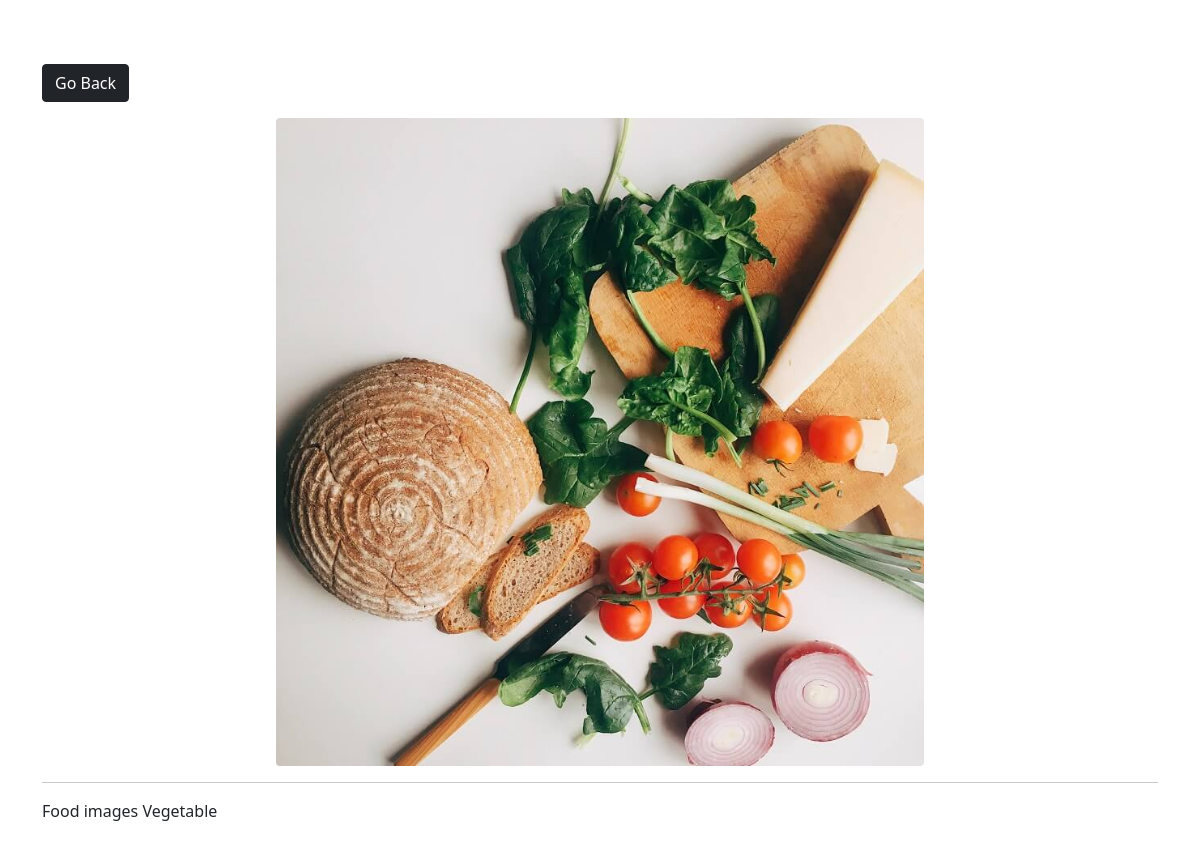
The page /photo/1 on the database its author committed.
### photos/models.py (models this page shows, shortened)
class Photo(models.Model):
  category=models.ForeignKey(Category, on_delete=models.SET_NULL,null=True,blank=True)
  image=models.ImageField(null=False,blank=False)
  descpt=models.TextField()

### photos/views.py (the view)
# urls.py: path('photo/<str:pk>',detailsPhoto,name="details"),
def detailsPhoto(request,pk):
  photo=Photo.objects.get(id=pk)
  context={'photo':photo}
  return render( request,'photos/details.html',context)

### photos/templates/photos/details.html
{% extends './base.html'%}
{% block content %}
<div class="row jsutify-content-center">
  <div class="col">
    <a href="{% url 'gallery'%}" class="btn btn-dark my-3">Go Back</a>
    <div style="height: 90vh;">
      <img src=" {{photo.image.url}}" class="rounded mx-auto d-block" alt="..."
        style="max-width: 90%; max-height: 90%;">
      <hr>
      <p class=" text-start pl-2">{{photo.descpt}}</p>
    </div>
  </div>
</div>
{% endblock %}

### rows shown on the page
Photo: image (picture), descpt "Food images Vegetable"
